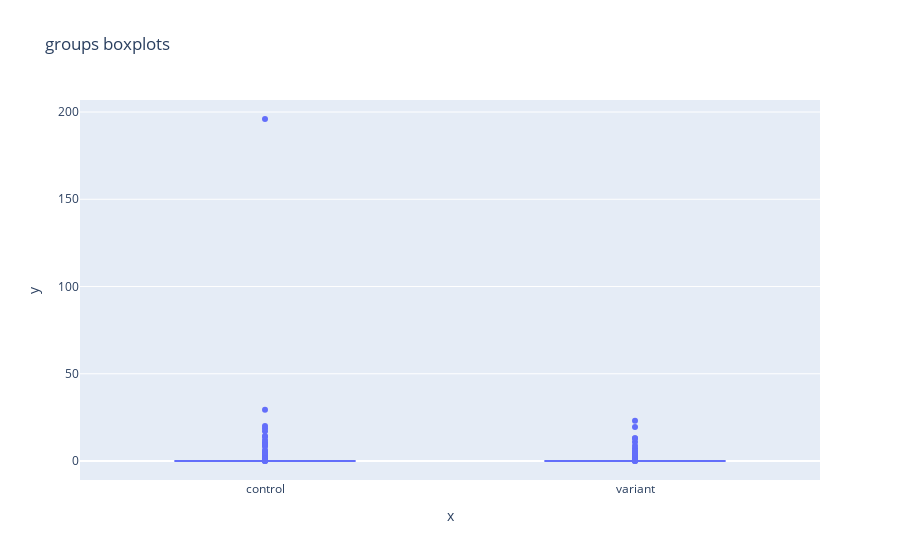

Write notebook code for a chart like this one.
### Code cell
px.box(x=data['variant_name'], y=data['revenue'], title='groups boxplots')

### Figure 1 — Plotly figure (JSON) as saved in the notebook; plotly's stock layout.template omitted (floating-point values rounded to 4 significant figures; data arrays with more than 128 entries replaced by an {"elided": "..."} marker saying what was removed)
{"data": [{"alignmentgroup": "True", "hovertemplate": "x=%{x}<br>y=%{y}<extra></extra>", "legendgroup": "", "marker": {"color": "#636efa"}, "name": "", "notched": false, "offsetgroup": "", "orientation": "v", "showlegend": false, "type": "box", "x": {"elided": "4783 str values"}, "x0": " ", "xaxis": "x", "y": {"elided": "4783 float values"}, "y0": " ", "yaxis": "y"}], "layout": {"boxmode": "group", "legend": {"tracegroupgap": 0}, "title": {"text": "groups boxplots"}, "xaxis": {"anchor": "y", "domain": [0, 1], "title": {"text": "x"}}, "yaxis": {"anchor": "x", "domain": [0, 1], "title": {"text": "y"}}}}
